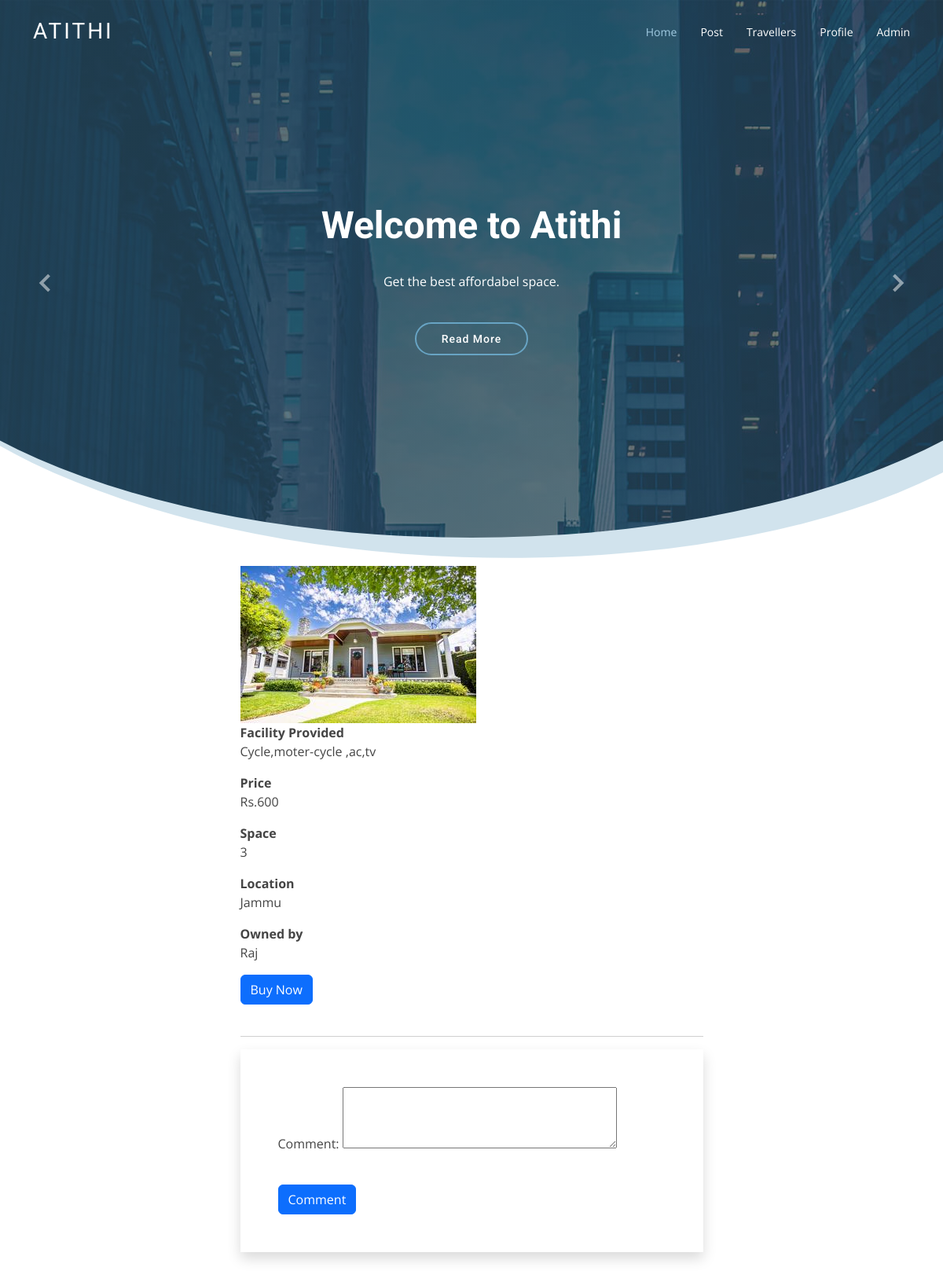
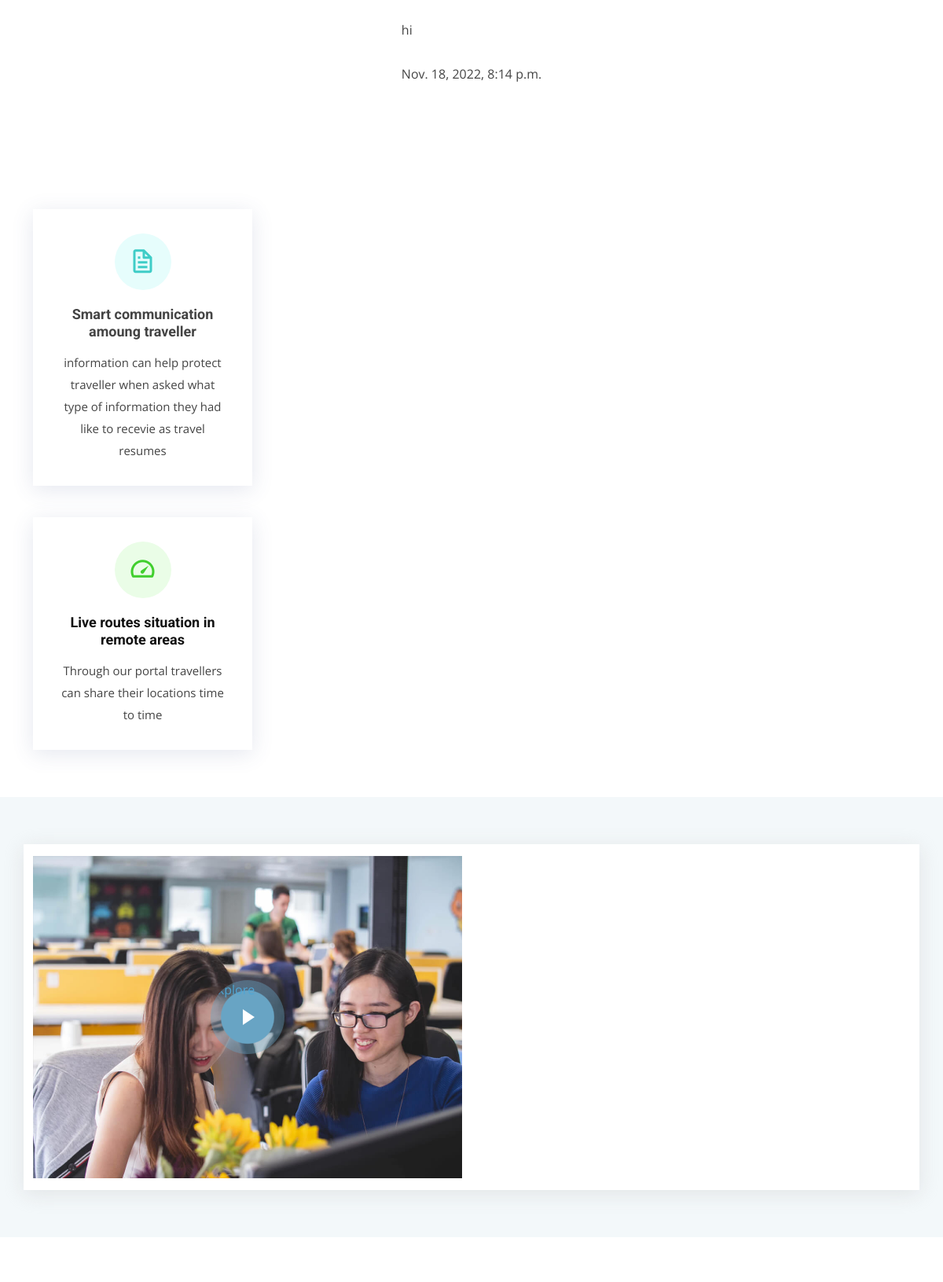
The app's page /home/4/ (signed in, upper part) with its own data (2 pictures, top to bottom).
### app/models.py (models this page shows, shortened)
class House(models.Model):
    title=models.CharField(max_length=200,default='local')
    facility=models.CharField(max_length=200)
    image=models.ImageField(upload_to='House',null=True,blank=True)
    location = models.CharField(max_length=100,default='None')
    houseown=models.ForeignKey(Houseown,on_delete=models.CASCADE)
    space=models.IntegerField(max_length=20)
    price=models.IntegerField(default=100)

class Houseown(models.Model):
    user=models.OneToOneField(User,on_delete=models.CASCADE)
    name=models.CharField(max_length=200)
    email=models.EmailField(max_length=200)
    contact_no=models.IntegerField(max_length=10,default=1)
    image=models.ImageField(upload_to='Houseownimg')
    verification=models.FileField(upload_to='ownpdfs',default='default.jpg',null=True,blank=True)

class Review(models.Model):
    house=models.ForeignKey(House,on_delete=models.CASCADE)
    author=models.ForeignKey(Traveller,on_delete=models.CASCADE)
    date_posted=models.DateTimeField( default=timezone.now)
    comment=models.CharField(max_length=1000)

### app/views.py (the view, shortened to what this page needs)
# urls.py: path('home/<int:pk>/',views.HomeDetailView.as_view(),name='home-detail'),
class HomeDetailView(LoginRequiredMixin,DetailView):
    model = House
    template_name = 'app/housedetail.html'
    context_object_name = 'house'
    def get_context_data(self, **kwargs):
        data = super().get_context_data(**kwargs)
        comments_connected = Review.objects.filter(house=self.get_object()).order_by('-date_posted')
        data['comments'] = comments_connected
        data['form'] = CommentForm(instance=Traveller.objects.get(user=self.request.user))
        return data

### app/forms.py
class CommentForm(forms.ModelForm):
    class Meta:
        model = Review
        fields = ['comment']
        widgets = {
            'comment': forms.Textarea(attrs = {'rows':3, 'cols':40}),
        }

### app/templates/app/housedetail.html (shortened to what this page needs)
{% extends 'app/base.html' %}
{% load static %}
{% block main %}
        <article class="mb-4">
            <div class="container px-4 px-lg-5">
                <div class="row gx-4 gx-lg-5 justify-content-center">
                    <div class="col-md-10 col-lg-8 col-xl-7">
                        <div><img src="{{house.image.url}}" class="img-fluid" alt="Responsive image"> </div>
                        <div><strong> Facility Provided</strong>
                            <p>
                                {{ house.facility|linebreaksbr|capfirst }}
                            </p></div>
                    <div>   <strong> Price</strong>
                       <p>
                           Rs.{{ house.price|linebreaksbr}}
                       </p>
                    </div>
                    <div>
                         <strong> Space</strong>
                        <p>
                            {{ house.space|linebreaksbr}}
                        </p>
                     </div>
                     <div>   <strong> Location</strong>
                        <p>
                            {{ house.location|linebreaksbr}}
                        </p>
                     </div>
                     <div>   <strong> Owned by</strong>
                        <p>
                            {{ house.houseown.name|linebreaksbr}}
                        </p>
                     </div>
                     <div><a  href="#"><button type="button" class="btn btn-primary">Buy Now</button></a></div>
                     <br>
                    <hr>
                    <form action="" method="post" novalidate class="shadow p-5">
                     {% for fm in form%}
                     <div class="mb-3">
                         {{fm.label_tag}} {{fm}} <small class ="text-danger">{{fm.errors |striptags }}</small>
                      </div>
                     {% endfor %}
                     <input type="submit" class="btn btn-primary mt-4" value="Comment">
                    </form>
                    <div class="container justify-content-center mt-5 border-left border-right">
                        {% for cm in comments %}
                        <div class="d-flex justify-content-center py-2">
                            <div class="second py-2 px-2"> <span class="text1">{{cm.comment|linebreaksbr}}</span>
                                <div class="d-flex justify-content-between py-1 pt-2">
                                    <div><img src="{{cm..homeown.image.url}}" width="46"><span class="text2"><a href="{% url 'profile-detail' cm.author.id %}">{{cm.author.username}} </a>  </span>  <br>
                                         <span class="text3">{{cm.date_posted}}</span>
                                    </div>
                                </div>
                                </div>
                            </div>
                            {% endfor %}
                        </div>
                    </div>
                </div>
            </div>
        </article>
        {% endblock main %}

### app/static/assets/css/style.css (style rules this page uses)
body { font-family: "Open Sans", sans-serif; color: #444; }
a { color: #4fa6d5; text-decoration: none; }

### records on screen
House: image (picture), facility "Cycle,moter-cycle ,ac,tv", price "600", space "3", location "Jammu", houseown.name "Raj"
Review: comment "hi", date_posted "Nov. 18, 2022, 8:14 p.m."

### other values on screen
{{ fm.label_tag }} "Comment:"
